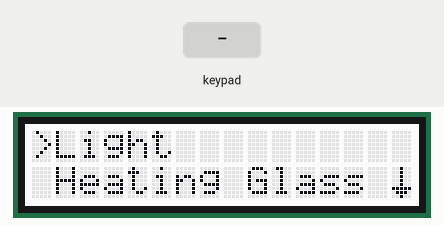
The sketch below on a simulated Arduino Uno, built with avr-gcc and run on an emulated ATmega328P. Parts: 16×2 character LCD. The inputs (shaded band) are chosen by the test bench. What the sketch prints to the serial monitor is not drawn.

Above: at 1.3 s.
1.4 s: key 'D' pressed
At 2.6 s:
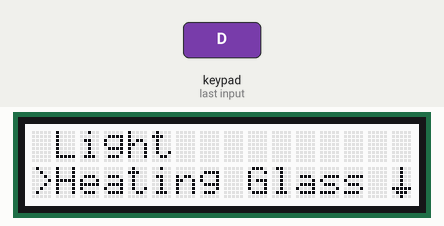
2.9 s: key 'D' pressed
At 4.0 s:
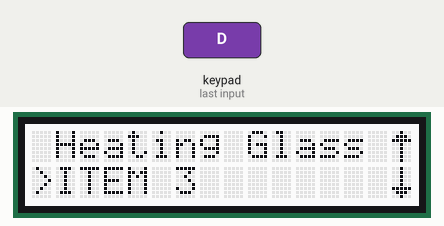
4.4 s: key 'U' pressed
At 5.1 s:
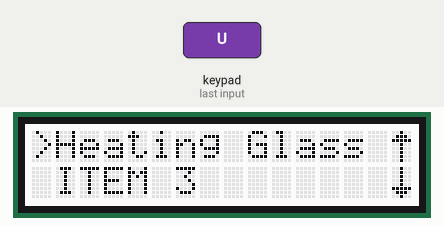
Timing chart, 0 to 7.4 s (numbered marks = the images above; inputs shaded):
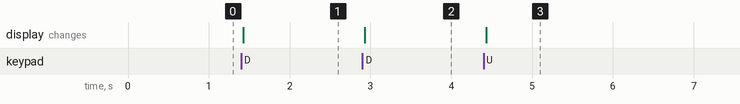

The sketch:

LCD_Menu.ino
```cpp
// (licence header left out)
/*
   This program is designed to get you as close as possible to a finished menu for the standard Arduino Uno LCD/button shield. The only required modifications
   are to add as menu items to the master menu (menuItems array) and then modify/adjust the void functions below for each of those selections.
*/

#include <Wire.h>
//#include <LiquidCrystal.h>
#include <Adafruit_RGBLCDShield.h>
#include <utility/Adafruit_MCP23017.h>

// Setting the LCD shields pins
//LiquidCrystal lcd(8, 9, 4, 5, 6, 7);
// The shield uses the I2C SCL and SDA pins. On classic Arduinos
// this is Analog 4 and 5 so you can't use those for analogRead() anymore
// However, you can connect other I2C sensors to the I2C bus and share
// the I2C bus.
Adafruit_RGBLCDShield lcd = Adafruit_RGBLCDShield();

// These #defines make it easy to set the backlight color
#define RED 0x1
#define YELLOW 0x3
#define GREEN 0x2
#define TEAL 0x6
#define BLUE 0x4
#define VIOLET 0x5
#define WHITE 0x7

// Creates 3 custom characters for the menu display
byte downArrow[8] = {
  0b00100, //   *
  0b00100, //   *
  0b00100, //   *
  0b00100, //   *
  0b00100, //   *
  0b11111, // *****
  0b01110, //  ***
  0b00100  //   *
};

byte upArrow[8] = {
  0b00100, //   *
  0b01110, //  ***
  0b11111, // *****
  0b00100, //   *
  0b00100, //   *
  0b00100, //   *
  0b00100, //   *
  0b00100  //   *
};

byte menuCursor[8] = {
  B01000, //  *
  B00100, //   *
  B00010, //    *
  B00001, //     *
  B00010, //    *
  B00100, //   *
  B01000, //  *
  B00000  //
};

// You can have up to 10 menu items in the menuItems[] array below without having to change the base programming at all. Name them however you'd like. Beyond 10 items, you will have to add additional "cases" in the switch/case
// section of the operateMainMenu() function below. You will also have to add additional void functions (i.e. menuItem11, menuItem12, etc.) to the program.
String menuItems[] = {"Light", "Heating Glass", "ITEM 3", "ITEM 4", "ITEM 5", "ITEM 6"};

// define submenus here as well later

// Navigation button variables
//int readKey;

// Menu control variables
int menuPage = 0; //  first menupage 0 contains 2 entries with 2 lines available on the display
int maxMenuPages = round(((sizeof(menuItems) / sizeof(String)) / 2) + .5);  // two items can be shown on each menu page double lined display
int cursorPosition = 0;

void setup() {

  // Initializes serial communication
  Serial.begin(9600);

  // Initializes and clears the LCD screen columns and rows
  lcd.begin(16, 2);
  lcd.clear();
  lcd.setBacklight(WHITE);

  // Creates the byte for the 3 custom characters
  lcd.createChar(0, menuCursor);
  lcd.createChar(1, upArrow);
  lcd.createChar(2, downArrow);

// mainMenuDraw and drawCursor executed within operateMainMenu in the void loop, only initialize here once
  mainMenuDraw();
  drawCursor();
}

void loop() {
  operateMainMenu();
  // void functions for events like LED lighting or relay
  // question is will they stay in their current state like drivers for led while programm is looping through button interface command
}

// This function will generate the 2 menu items that can fit on the screen. They will change as you scroll through your menu. Up and down arrows will indicate your current menu position.
void mainMenuDraw() {
  Serial.print(menuPage);
  lcd.clear();
  lcd.setCursor(1, 0);
  lcd.print(menuItems[menuPage]);
  lcd.setCursor(1, 1);
  lcd.print(menuItems[menuPage + 1]);

  if (menuPage == 0) {  // your are in the upper most level of the menu, indication arrow points downwards
    lcd.setCursor(15, 1);
    lcd.write(byte(2));
  } else if (menuPage > 0 and menuPage < maxMenuPages) {  // in between arrows points in both available directions
    lcd.setCursor(15, 1);
    lcd.write(byte(2));
    lcd.setCursor(15, 0);
    lcd.write(byte(1));
  } else if (menuPage == maxMenuPages) {  // your are in the lowest level of the menu, indication arrow points upwards
    lcd.setCursor(15, 0);
    lcd.write(byte(1));
  }
}

// When called, this function will erase the current cursor and redraw it based on the cursorPosition and menuPage variables.
void drawCursor() {
  for (int x = 0; x < 2; x++) {     // Erases current cursor on the left side
    lcd.setCursor(0, x);
    lcd.print(" ");
  }

  // The menu is set up to be progressive (menuPage 0 = Item 1 & Item 2, menuPage 1 = Item 2 & Item 3, menuPage 2 = Item 3 & Item 4), so
  // in order to determine where the cursor should be you need to see if you are at an odd or even menu page and an odd or even cursor position.
  if (menuPage % 2 == 0) {
    if (cursorPosition % 2 == 0) {  // If the menu page is even and the cursor position is even that means the cursor should be on line 1
      lcd.setCursor(0, 0);
      lcd.write(byte(0));
    }
    if (cursorPosition % 2 != 0) {  // If the menu page is even and the cursor position is odd that means the cursor should be on line 2
      lcd.setCursor(0, 1);
      lcd.write(byte(0));
    }
  }
  if (menuPage % 2 != 0) {
    if (cursorPosition % 2 == 0) {  // If the menu page is odd and the cursor position is even that means the cursor should be on line 2
      lcd.setCursor(0, 1);
      lcd.write(byte(0));
    }
    if (cursorPosition % 2 != 0) {  // If the menu page is odd and the cursor position is odd that means the cursor should be on line 1
      lcd.setCursor(0, 0);
      lcd.write(byte(0));
    }
  }
}

void operateMainMenu(){  // navigation through menu
  int nav_delay = 200;  // delay for up and down navigation not to skip entries too fast
  uint8_t buttons = lcd.readButtons();
  if (buttons) {  //check if any button is pressed for user interface
    if (buttons & BUTTON_UP) {
      buttons = 0;
      if (menuPage == 0) {  //  you are already in the upmost menu page
          cursorPosition = cursorPosition - 1;
          cursorPosition = constrain(cursorPosition, 0, ((sizeof(menuItems) / sizeof(String)) - 1));
          //break;
        }
      if (menuPage % 2 == 0 and cursorPosition % 2 == 0) {
          menuPage = menuPage - 1;
          menuPage = constrain(menuPage, 0, maxMenuPages);
          //break;
        }

      if (menuPage % 2 != 0 and cursorPosition % 2 != 0) {
          menuPage = menuPage - 1;
          menuPage = constrain(menuPage, 0, maxMenuPages);
          //break;
        }
        cursorPosition = cursorPosition - 1;
        cursorPosition = constrain(cursorPosition, 0, ((sizeof(menuItems) / sizeof(String)) - 1));
        mainMenuDraw(); //  those will eventually loop already in the void loop
        drawCursor();
        delay(nav_delay);

    }

    if (buttons & BUTTON_DOWN) {
      buttons = 0;
      if (menuPage == maxMenuPages) {  //  you are already in the lowest menu page
          cursorPosition = cursorPosition + 1;
          cursorPosition = constrain(cursorPosition, 0, ((sizeof(menuItems) / sizeof(String)) - 1));
          //break;
        }
      if (menuPage % 2 == 0 and cursorPosition % 2 != 0) {
          menuPage = menuPage + 1;
          menuPage = constrain(menuPage, 0, maxMenuPages);
          //break;
        }

      if (menuPage % 2 != 0 and cursorPosition % 2 == 0) {
          menuPage = menuPage + 1;
          menuPage = constrain(menuPage, 0, maxMenuPages);
          //break;
        }
        cursorPosition = cursorPosition + 1;
        cursorPosition = constrain(cursorPosition, 0, ((sizeof(menuItems) / sizeof(String)) - 1));
        mainMenuDraw();
        drawCursor();
        delay(nav_delay);
    }

    if (buttons & BUTTON_RIGHT) {  //  enter next menu entry
      switch (cursorPosition) { // The case that is selected here is dependent where the cursor is on the main menu
          case 0:
            //sub_menu_item1();
            break;
          case 1:
            //menuItem2();
            break;
          case 2:
            //menuItem3();
            break;
          case 3:
            //menuItem4();
            break;
          case 4:
            //menuItem5();
            break;
          case 5:
            //menuItem6();
            break;
          case 6:
            //menuItem7();
            break;
          case 7:
            //menuItem8();
            break;
          case 8:
            //menuItem9();
            break;
          case 9:
            //menuItem10();
            break;
        }
        buttons = 0;
        mainMenuDraw();  //  show submenu as if main menu; no, need another function with array for the submenu entries!!!
        drawCursor();
    }

    }
    if (buttons & BUTTON_LEFT) {  // no function in the main menu level
      buttons = 0;
    }

    if (buttons & BUTTON_SELECT) {  //  not used yet
      buttons = 0;
    }

  }


//void sub_menu_item1() { // Function executes when you select the 1st item from main menu
//  int activeButton = 0; //  allows to go back to main menu
//  lcd.clear();
//  lcd.setCursor(3, 0);
//  lcd.print("Sub Menu 1");
//
//  while (activeButton == 0) {
//    int button;
//    readKey = analogRead(0);
//    if (readKey < 790) {
//      delay(100);
//      readKey = analogRead(0);
//    }
//    button = evaluateButton(readKey);
//    switch (button) {
//      case 4:  // This case will execute if the "back" button is pressed
//        button = 0;
//        activeButton = 1;
//        break;
//    }
//  }
//}


//void operateMainMenu() {
//  int activeButton = 0;
//  while (activeButton == 0) {
//    int button;
//    readKey = analogRead(0);
//    if (readKey < 790) {
//      delay(100); //  debouncing
//      readKey = analogRead(0);
//    }
//    button = evaluateButton(readKey);
//    switch (button) {
//      case 0: // When button returns as 0 there is no action taken
//        break;
//      case 1:  // This case will execute if the "forward" button is pressed
//        button = 0;
//        switch (cursorPosition) { // The case that is selected here is dependent on which menu page you are on and where the cursor is.
//          case 0:
//            menuItem1();
//            break;
//          case 1:
//            menuItem2();
//            break;
//          case 2:
//            menuItem3();
//            break;
//          case 3:
//            menuItem4();
//            break;
//          case 4:
//            menuItem5();
//            break;
//          case 5:
//            menuItem6();
//            break;
//          case 6:
//            menuItem7();
//            break;
//          case 7:
//            menuItem8();
//            break;
//          case 8:
//            menuItem9();
//            break;
//          case 9:
//            menuItem10();
//            break;
//        }
//        activeButton = 1;
//        mainMenuDraw();
//        drawCursor();
//        break;
//      case 2:
//        button = 0;
//        if (menuPage == 0) {
//          cursorPosition = cursorPosition - 1;
//          cursorPosition = constrain(cursorPosition, 0, ((sizeof(menuItems) / sizeof(String)) - 1));
//        }
//        if (menuPage % 2 == 0 and cursorPosition % 2 == 0) {
//          menuPage = menuPage - 1;
//          menuPage = constrain(menuPage, 0, maxMenuPages);
//        }
//
//        if (menuPage % 2 != 0 and cursorPosition % 2 != 0) {
//          menuPage = menuPage - 1;
//          menuPage = constrain(menuPage, 0, maxMenuPages);
//        }
//
//        cursorPosition = cursorPosition - 1;
//        cursorPosition = constrain(cursorPosition, 0, ((sizeof(menuItems) / sizeof(String)) - 1));
//
//        mainMenuDraw();
//        drawCursor();
//        activeButton = 1;
//        break;
//      case 3:
//        button = 0;
//        if (menuPage % 2 == 0 and cursorPosition % 2 != 0) {
//          menuPage = menuPage + 1;
//          menuPage = constrain(menuPage, 0, maxMenuPages);
//        }
//
//        if (menuPage % 2 != 0 and cursorPosition % 2 == 0) {
//          menuPage = menuPage + 1;
//          menuPage = constrain(menuPage, 0, maxMenuPages);
//        }
//
//        cursorPosition = cursorPosition + 1;
//        cursorPosition = constrain(cursorPosition, 0, ((sizeof(menuItems) / sizeof(String)) - 1));
//        mainMenuDraw();
//        drawCursor();
//        activeButton = 1;
//        break;
//    }
//  }
//}
//
//// This function is called whenever a button press is evaluated. The LCD shield works by observing a voltage drop across the buttons all hooked up to A0.
//int evaluateButton(int x) {
//  int result = 0;
//  if (x < 50) {
//    result = 1; // right
//  } else if (x < 195) {
//    result = 2; // up
//  } else if (x < 380) {
//    result = 3; // down
//  } else if (x < 790) {
//    result = 4; // left
//  }
//  return result;
//}
//
//// If there are common usage instructions on more than 1 of your menu items you can call this function from the sub
//// menus to make things a little more simplified. If you don't have common instructions or verbage on multiple menus
//// I would just delete this void. You must also delete the drawInstructions()function calls from your sub menu functions.
//void drawInstructions() {
//  lcd.setCursor(0, 1); // Set cursor to the bottom line
//  lcd.print("Use ");
//  lcd.print(byte(1)); // Up arrow
//  lcd.print("/");
//  lcd.print(byte(2)); // Down arrow
//  lcd.print(" buttons");
//}
//
//void menuItem1() { // Function executes when you select the 1st item from main menu
//  int activeButton = 0;
//
//  lcd.clear();
//  lcd.setCursor(3, 0);
//  lcd.print("Sub Menu 1");
//
//  while (activeButton == 0) {
//    int button;
//    readKey = analogRead(0);
//    if (readKey < 790) {
//      delay(100);
//      readKey = analogRead(0);
//    }
//    button = evaluateButton(readKey);
//    switch (button) {
//      case 4:  // This case will execute if the "back" button is pressed
//        button = 0;
//        activeButton = 1;
//        break;
//    }
//  }
//}
//
//void menuItem2() { // Function executes when you select the 2nd item from main menu
//  int activeButton = 0;
//
//  lcd.clear();
//  lcd.setCursor(3, 0);
//  lcd.print("Sub Menu 2");
//
//  while (activeButton == 0) {
//    int button;
//    readKey = analogRead(0);
//    if (readKey < 790) {
//      delay(100);
//      readKey = analogRead(0);
//    }
//    button = evaluateButton(readKey);
//    switch (button) {
//      case 4:  // This case will execute if the "back" button is pressed
//        button = 0;
//        activeButton = 1;
//        break;
//    }
//  }
//}
```

Measured:
- after the input at 1.4 s, the display: changes at once (image 1)
- after the input at 2.9 s, the display: changes at once (image 2)
- after the input at 4.4 s, the display: changes at once (image 3)
